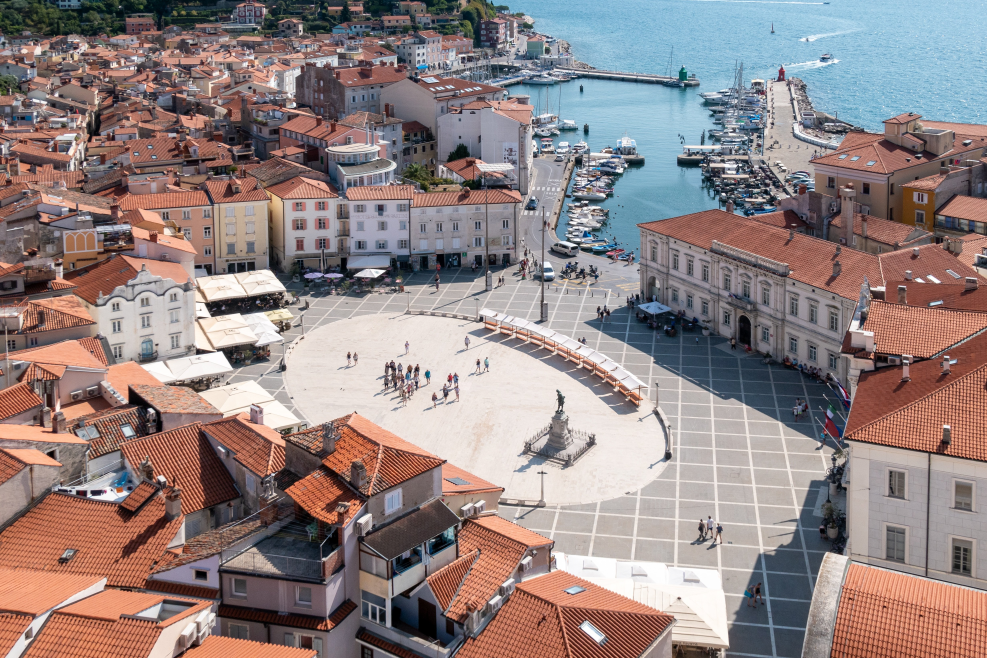
#> input picture openCV_practice/city.jpg, 4935 x 3290 px (shown at 1/5 size)
$ python edge.py
#> lines starting #> are read from the running program, lines starting #| are printed output that depends on the picture; after the words box and inside, x2 and y2 are one past the last pixel; in counts of white or black regions, pixels touching at a corner belong together
from cv2 import Canny
import numpy as np
import cv2 as cv

img = cv.imread('city.jpg')
#> img is the input picture: shape (3290, 4935, 3); mean B, G, R 129.9, 131, 145.9
resized = cv.resize(img, (750,620), interpolation=cv.INTER_CUBIC)

cv.imshow('resized',resized)
cv.waitKey(0)

gray = cv.cvtColor(resized, cv.COLOR_BGR2GRAY)
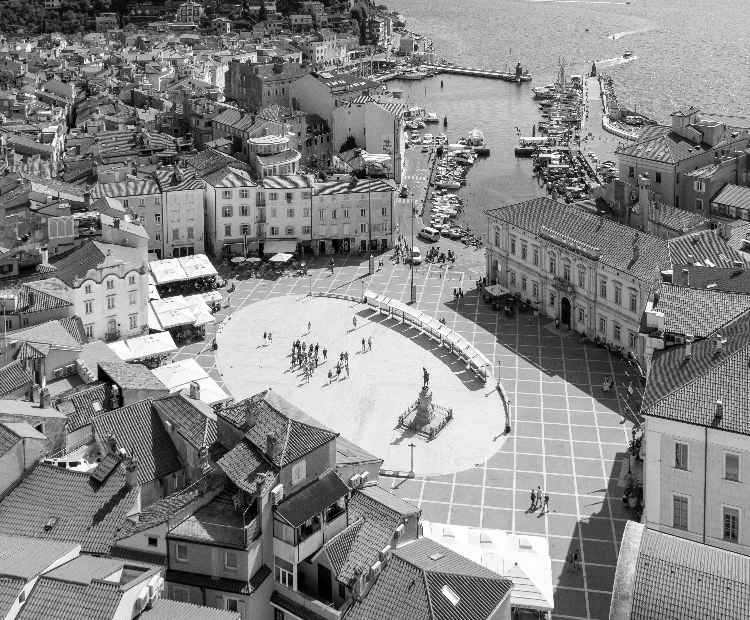
#> gray: shape (620, 750); min 0, max 255, mean 135.4
cv.imshow('gray',gray)
cv.waitKey(0)

#laplacian
lap = cv.Laplacian(gray, cv.CV_64F)
lap = np.uint8(np.absolute(lap))
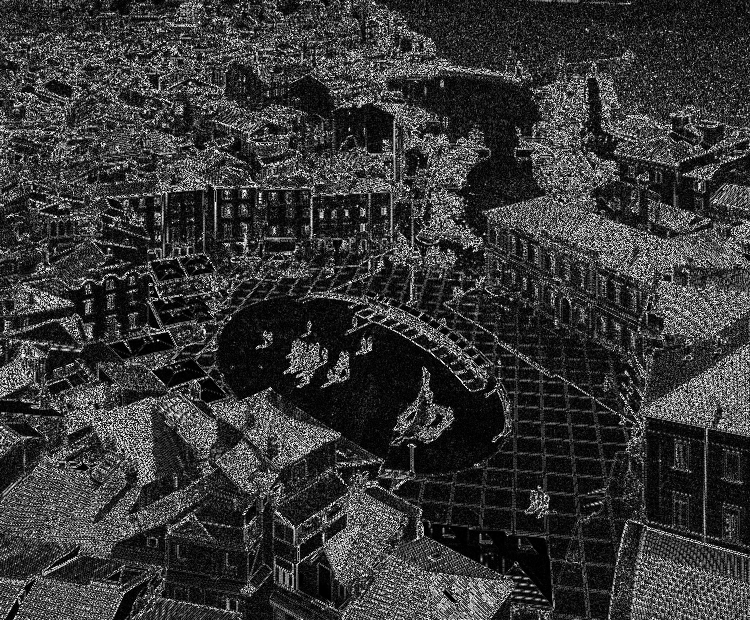
#> lap: shape (620, 750); min 0, max 255, mean 54.6
cv.imshow('laplacian',lap)

cv.waitKey(0)

#sobel

sobelX = cv.Sobel(gray, cv.CV_64F, 1, 0)
sobelY = cv.Sobel(gray, cv.CV_64F, 0, 1)

combined_sobel = cv.bitwise_or(sobelX, sobelY)
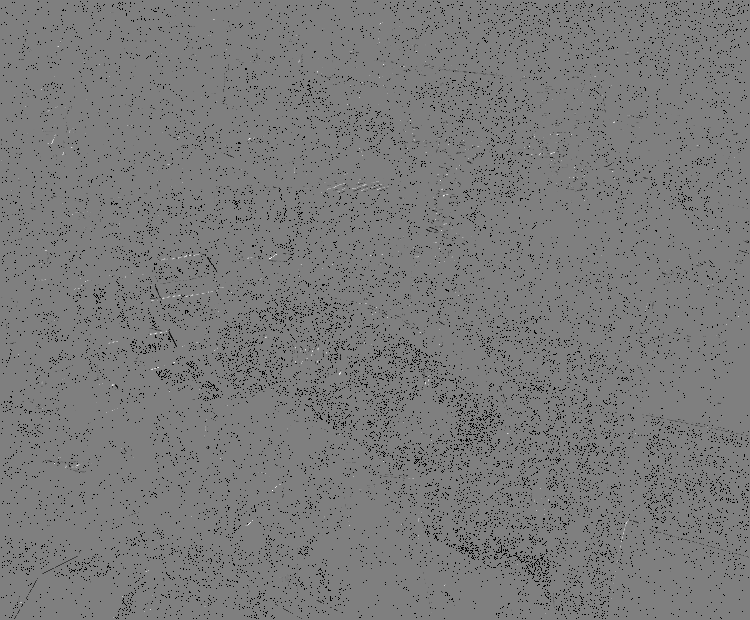
#> combined_sobel: shape (620, 750) float64; 3.78% of the values are NaN or infinite; the others: min -130944, max 130944, mean -330.1; drawn with min black, max white, NaN and infinite black

cv.imshow('sobelX',sobelX)
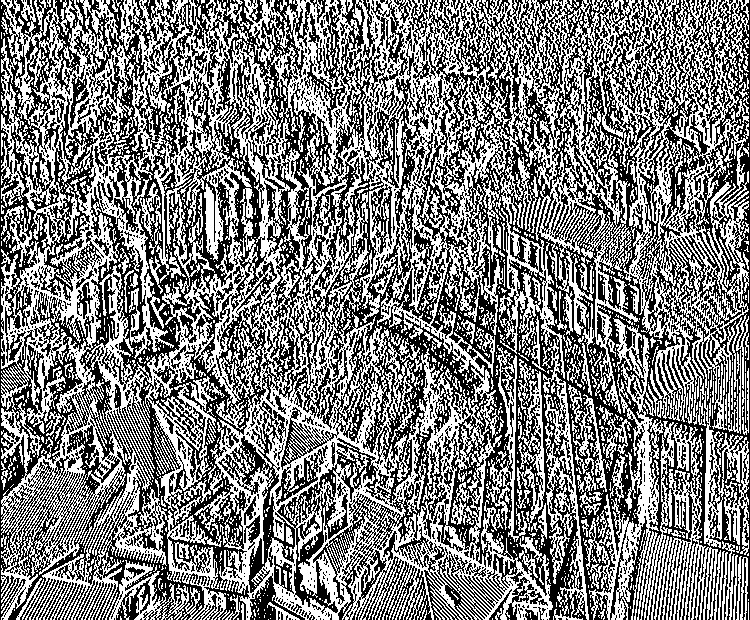
#> window 'sobelX': shape (620, 750); 49.3% white in thin lines or dots
cv.imshow('sobelY',sobelY)
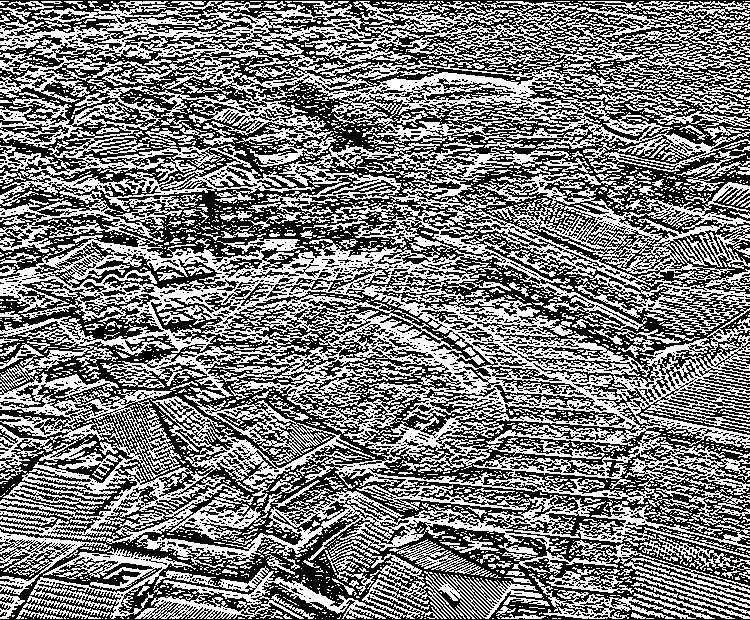
#> window 'sobelY': shape (620, 750); 48.3% white in thin lines or dots


cv.waitKey(0)

cv.imshow('combined_sobel',combined_sobel)
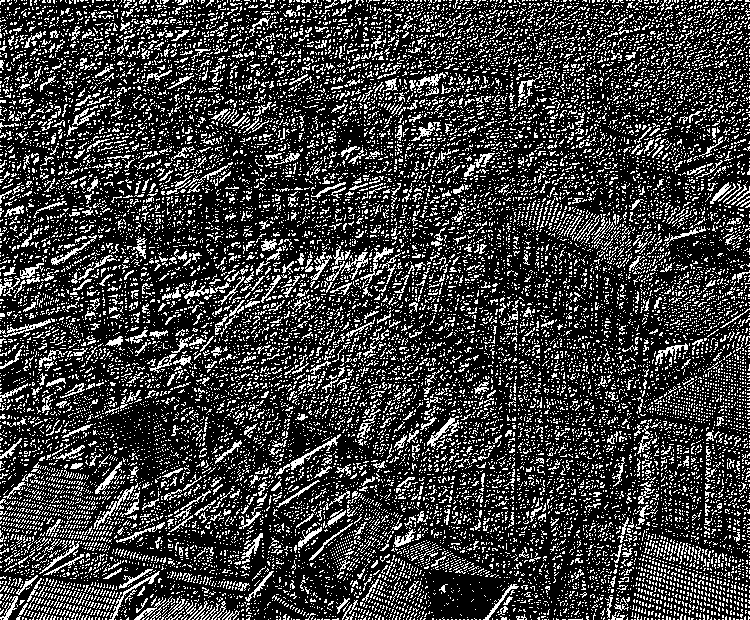
#> window 'combined_sobel': shape (620, 750); 23.7% white in thin lines or dots
cv.waitKey(0)

canny = cv.Canny(gray, 100, 200)
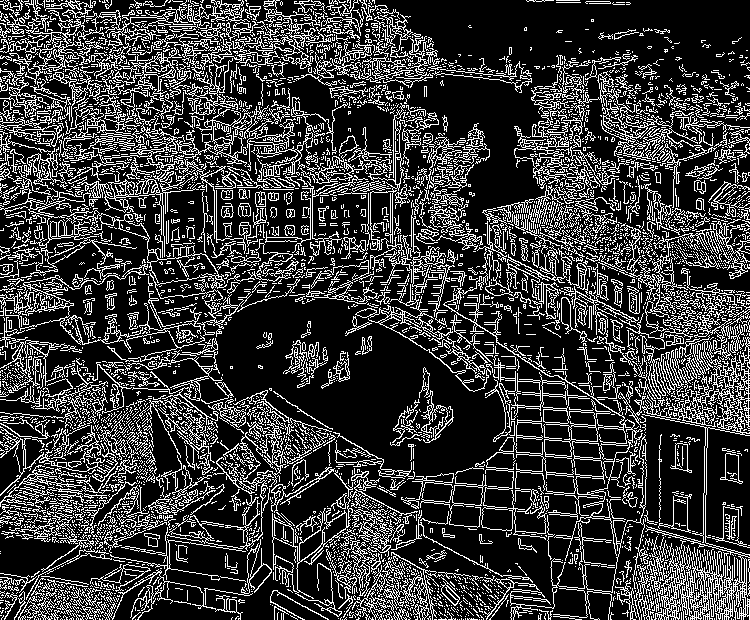
#> canny: shape (620, 750); 23% white in thin lines or dots
cv.imshow('canny',canny)

cv.waitKey(0)


cv.destroyAllWindows

$ run again, with openCV_practice/cat.JPG copied over openCV_practice/city.jpg
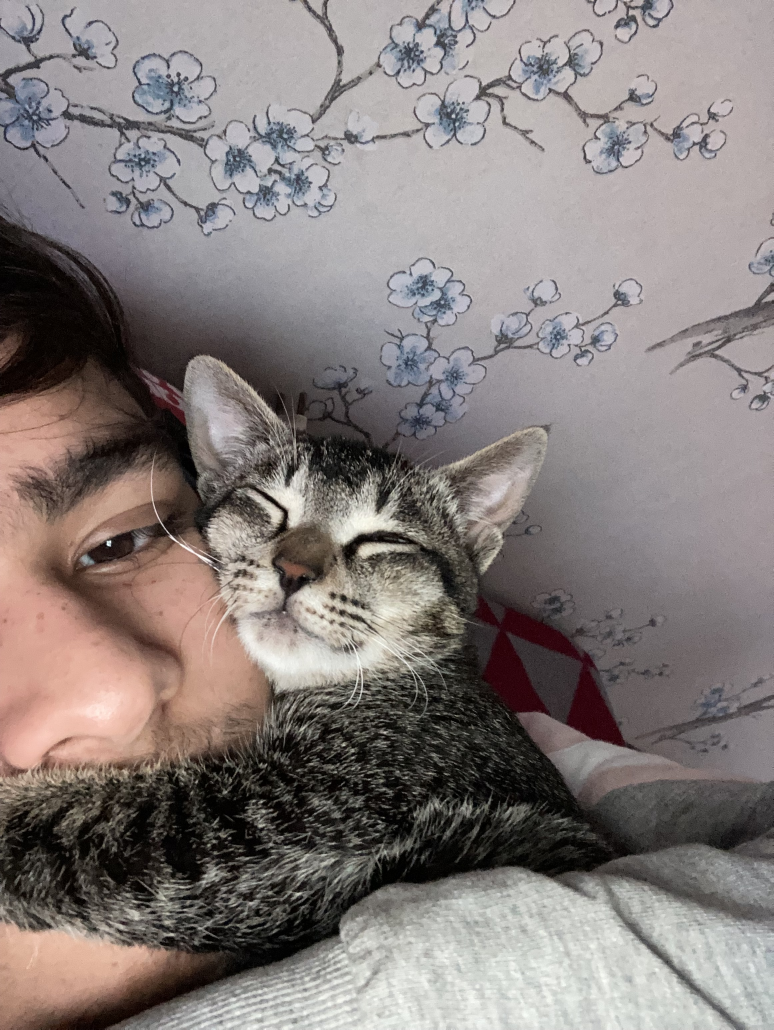
#> input picture openCV_practice/cat.JPG, 2320 x 3088 px (shown at 1/3 size)
#> img is the input picture: shape (3088, 2320, 3); mean B, G, R 123.1, 125.1, 133.3
#> `cv.imshow('sobelX',sobelX)`:
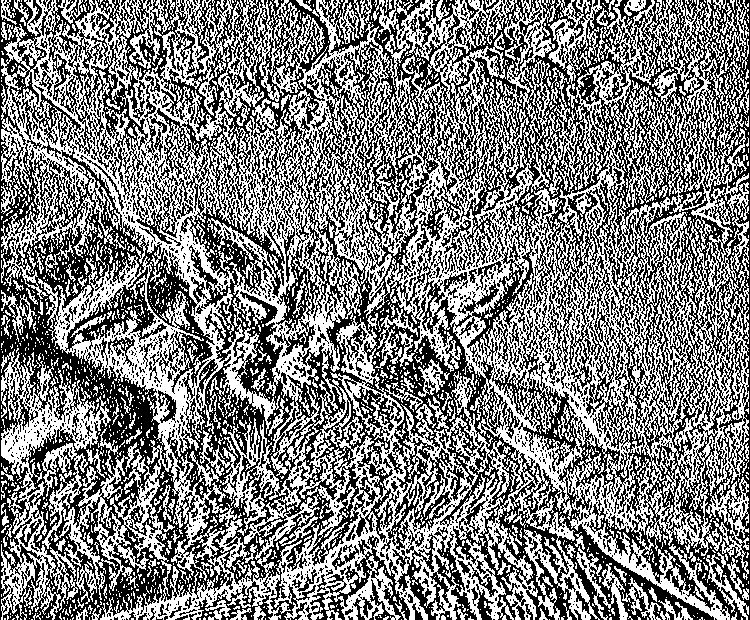
#> window 'sobelX': shape (620, 750); 49.7% white in thin lines or dots
#> `canny = cv.Canny(gray, 100, 200)`:
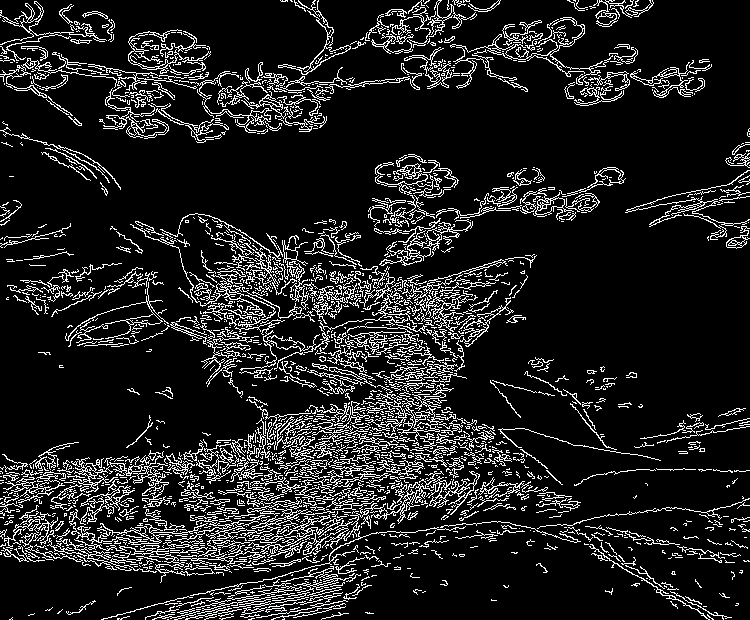
#> canny: shape (620, 750); 12.6% white in thin lines or dots

$ run again, with openCV_practice/church.jpg copied over openCV_practice/city.jpg
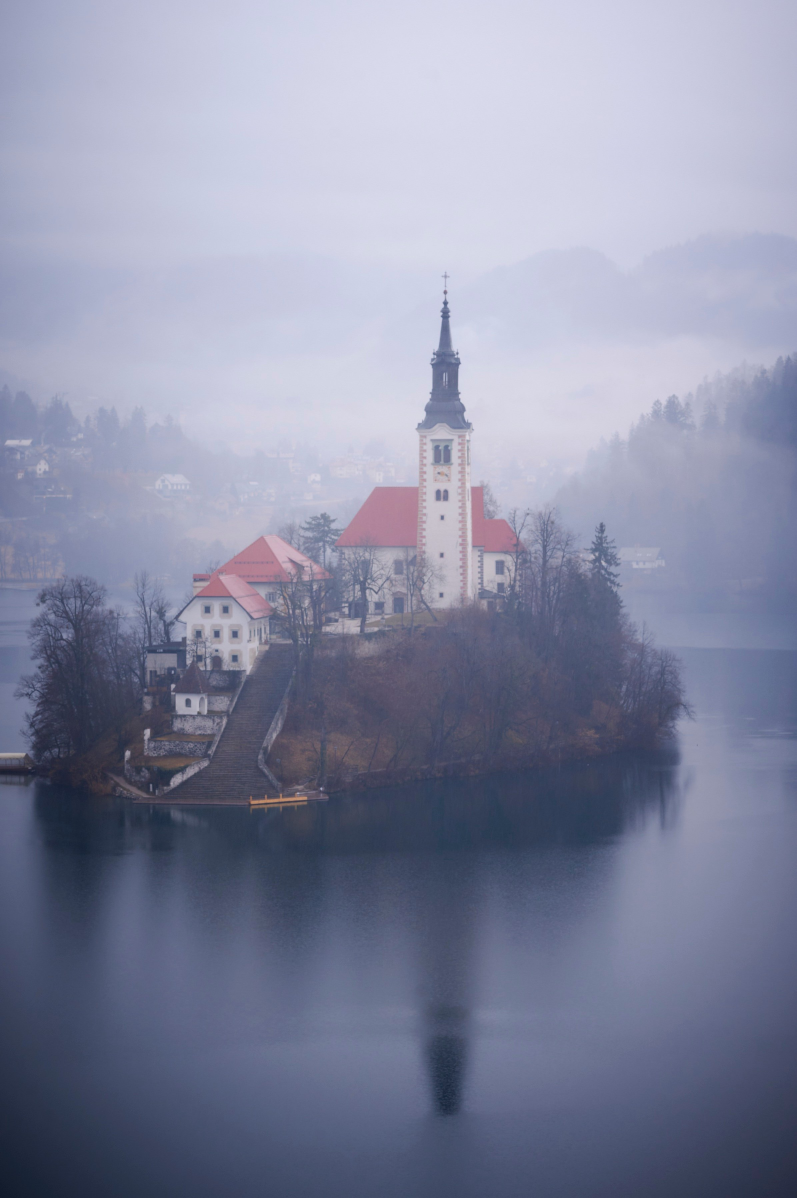
#> input picture openCV_practice/church.jpg, 2390 x 3593 px (shown at 1/3 size)
#> img is the input picture: shape (3593, 2390, 3); mean B, G, R 162.9, 139.1, 135
#> `canny = cv.Canny(gray, 100, 200)`:
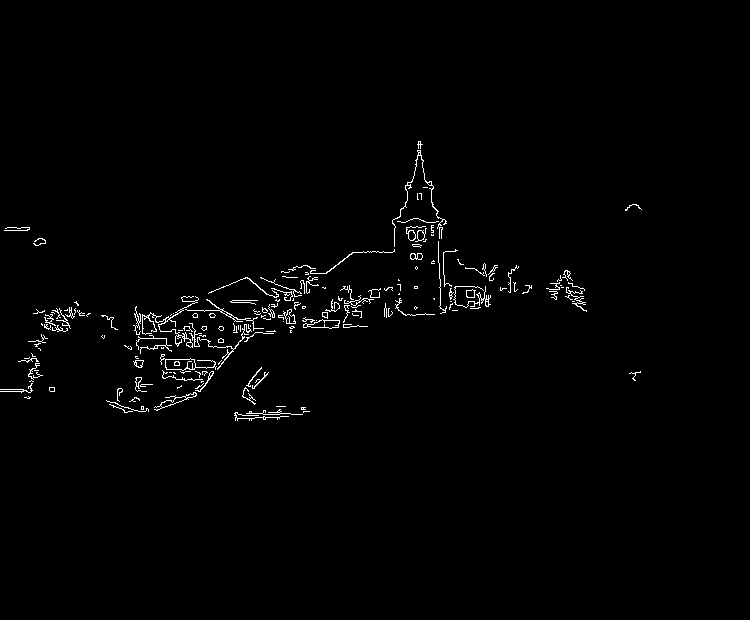
#> canny: shape (620, 750); 1.2% white in thin lines or dots, all inside (x1, y1, x2, y2) = (0, 141, 642, 421)
